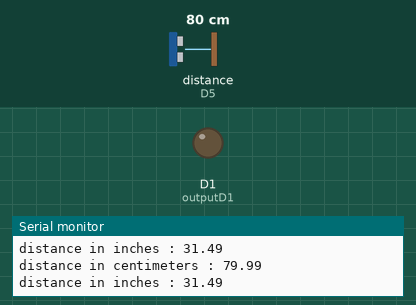
Simulated run of this sketch. Board: ESP8266 (NodeMCU). Parts: output pins drawn as LEDs (lit = HIGH), the last lines printed to the serial monitor. Wiring (inferred from the names in the program): ultrasonic range finder: trigger D6; echo D5. Dashed ring = blinking. The test bench sets the inputs (shaded band); at power-on: distance to the obstacle (sensor on D5) 80 cm. The echo pulse lasts 58.3 µs per cm; pins used as bus, display or sensor lines are not drawn.

Above: at 1.2 s.
1.3 s: distance to the obstacle (sensor on D5) set to 55 cm
2.8 s: distance to the obstacle (sensor on D5) set to 47 cm
At 2.95 s:
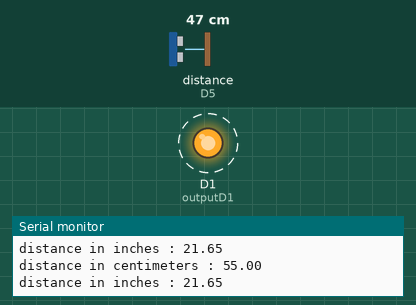
5.8 s: distance to the obstacle (sensor on D5) set to 60 cm
At 6.6 s:
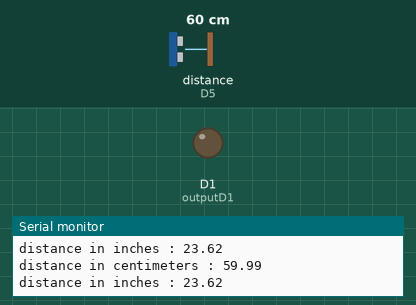
7.3 s: distance to the obstacle (sensor on D5) set to 9 cm
At 7.99 s:
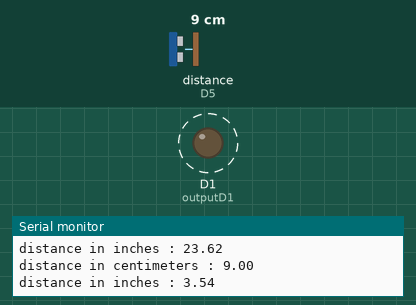
Timing chart, 0 to 11.3 s (numbered marks = the images above; inputs shaded):
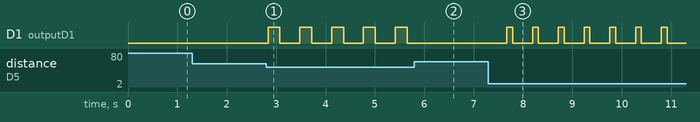

Measured:
- the behaviour switches between 51 and 50 cm on distance to the obstacle (sensor on D5) (found by bisection; images 0 and 1)
- after the input at 2.8 s, D1 (outputD1): alternates HIGH for 0.24 s and LOW for 0.40 s, starting at once
- after the input at 5.8 s, D1 (outputD1): stops changing and stays LOW
- after the input at 7.3 s, D1 (outputD1): alternates HIGH for 0.12 s and LOW for 0.40 s, starting after 0.37 s

The sketch:

Lab_04.ino
```cpp
const int trigPin=12; // D6
const int echoPin=14; // D5

#define SOUND_VELOCITY 0.0343
#define CM_TO_INCH 0.393701

long duration;
float distanceCM;
float distanceINCH;

const int outputD1=D1;
//const int outputD2=D2;

void setup(){
    Serial.begin(115200);
    pinMode(trigPin,OUTPUT);
    pinMode(echoPin,INPUT);

    pinMode(outputD1,OUTPUT);
    //pinMode(outputD2,OUTPUT);

    digitalWrite(trigPin,LOW);
    digitalWrite(echoPin,LOW);
  }

void loop(){
    digitalWrite(trigPin,LOW);
    delayMicroseconds(2);

    digitalWrite(trigPin,HIGH);
    delayMicroseconds(10);
    digitalWrite(trigPin,LOW);

    duration=pulseIn(echoPin,HIGH);

    distanceCM=duration*SOUND_VELOCITY/2;
    distanceINCH=distanceCM*CM_TO_INCH;

    if(distanceCM<=8){
        int i=1;
        while(i<5){
          digitalWrite(outputD1,HIGH);
          //digitalWrite(outputD2,HIGH);
          delay(3);
          digitalWrite(outputD1,LOW);
          //digitalWrite(outputD2,LOW);
          i=i+1;
        }
      }
     else if(distanceCM<=20&&distanceCM>8){
          int i=1;
          while(i<5){
            digitalWrite(outputD1,HIGH);
            delay(30);
            digitalWrite(outputD1,LOW);
            i=i+1;
          }
        }
      else if(distanceCM<=50&&distanceCM>20){
          int i=1;
          while(i<5){
            digitalWrite(outputD1,HIGH);
            delay(60);
            digitalWrite(outputD1,LOW);
            i=i+1;
          }
        }

    Serial.print("distance in centimeters : ");
    Serial.println(distanceCM);
    Serial.print("distance in inches : ");
    Serial.println(distanceINCH);

    delay(400);
  }
```
